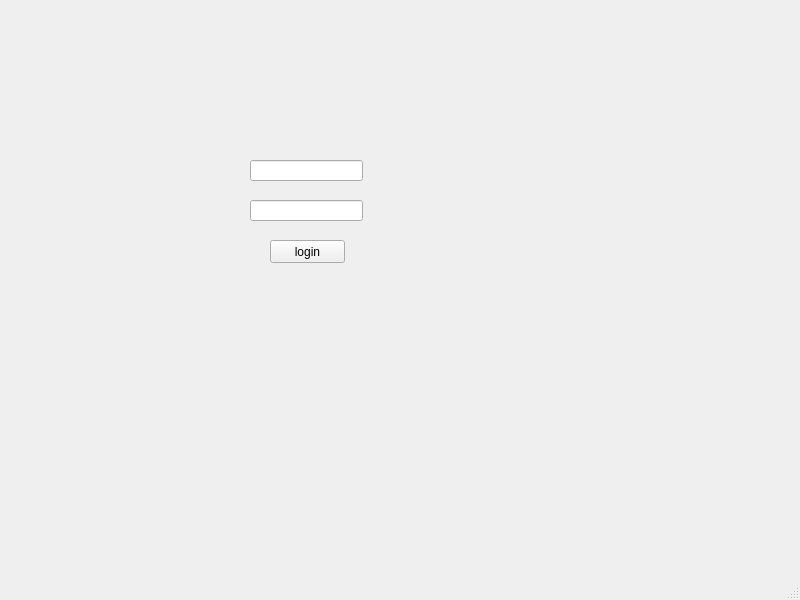
<?xml version="1.0" encoding="UTF-8"?>
<ui version="4.0">
 <class>LoginWindow</class>
 <widget class="QMainWindow" name="LoginWindow">
  <property name="geometry">
   <rect>
    <x>0</x>
    <y>0</y>
    <width>800</width>
    <height>600</height>
   </rect>
  </property>
  <property name="windowTitle">
   <string>MainWindow</string>
  </property>
  <widget class="QWidget" name="centralwidget">
   <widget class="QLineEdit" name="username_edit">
    <property name="geometry">
     <rect>
      <x>250</x>
      <y>160</y>
      <width>113</width>
      <height>21</height>
     </rect>
    </property>
   </widget>
   <widget class="QLineEdit" name="password_edit">
    <property name="geometry">
     <rect>
      <x>250</x>
      <y>200</y>
      <width>113</width>
      <height>21</height>
     </rect>
    </property>
   </widget>
   <widget class="QPushButton" name="login_button">
    <property name="geometry">
     <rect>
      <x>270</x>
      <y>240</y>
      <width>75</width>
      <height>23</height>
     </rect>
    </property>
    <property name="text">
     <string>login</string>
    </property>
   </widget>
  </widget>
  <widget class="QMenuBar" name="menubar">
   <property name="geometry">
    <rect>
     <x>0</x>
     <y>0</y>
     <width>800</width>
     <height>21</height>
    </rect>
   </property>
  </widget>
  <widget class="QStatusBar" name="statusbar"/>
 </widget>
 <resources/>
 <connections/>
</ui>
